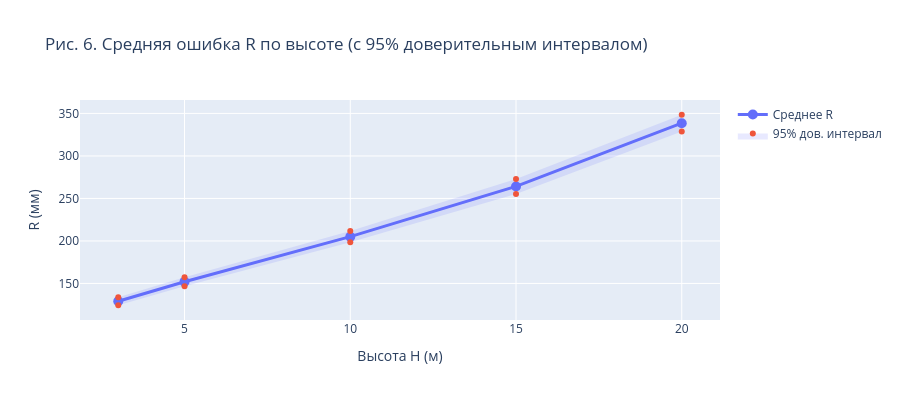

The notebook cell this image was saved under:
### Code cell
stats_by_h = df.groupby("H")["R"].agg(["mean", "std", "count"]).reset_index()
stats_by_h["se"] = stats_by_h["std"] / np.sqrt(stats_by_h["count"])
stats_by_h["ci95"] = stats_by_h["se"] * 1.96

fig = go.Figure()
fig.add_trace(go.Scatter(
    x=stats_by_h["H"], y=stats_by_h["mean"],
    mode="lines+markers", name="Среднее R",
    line=dict(width=3), marker=dict(size=10),
))
fig.add_trace(go.Scatter(
    x=list(stats_by_h["H"]) + list(stats_by_h["H"][::-1]),
    y=list(stats_by_h["mean"] + stats_by_h["ci95"])
      + list((stats_by_h["mean"] - stats_by_h["ci95"])[::-1]),
    fill="toself", fillcolor="rgba(99,110,250,0.15)",
    line=dict(width=0), name="95% дов. интервал", showlegend=True,
))
fig.update_layout(
    title="Рис. 6. Средняя ошибка R по высоте (с 95% доверительным интервалом)",
    xaxis_title="Высота H (м)", yaxis_title="R (мм)", height=400,
)
ALL_FIGS.append(("fig_06_mean_R_ci", fig))
fig.show()

### Figure 1 — Plotly figure (JSON) as saved in the notebook; plotly's stock layout.template omitted (floating-point values rounded to 4 significant figures)
{"data": [{"line": {"width": 3}, "marker": {"size": 10}, "mode": "lines+markers", "name": "Среднее R", "type": "scatter", "x": [3, 5, 10, 15, 20], "y": [129.1, 152.0, 205.0, 264.1, 338.5]}, {"fill": "toself", "fillcolor": "rgba(99,110,250,0.15)", "line": {"width": 0}, "name": "95% дов. интервал", "showlegend": true, "type": "scatter", "x": [3, 5, 10, 15, 20, 20, 15, 10, 5, 3], "y": [133.8, 157.2, 211.6, 272.9, 348.4, 328.6, 255.3, 198.4, 146.8, 124.3]}], "layout": {"height": 400, "title": {"text": "Рис. 6. Средняя ошибка R по высоте (с 95% доверительным интервалом)"}, "xaxis": {"title": {"text": "Высота H (м)"}}, "yaxis": {"title": {"text": "R (мм)"}}}}
